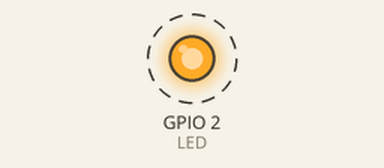
Recording of a sketch running on a simulated ESP32. Shown: output pins drawn as LEDs (lit = HIGH). Dashed ring = blinking. What the sketch prints to the serial monitor is not drawn.

Above: at 0.2 s.
Timing chart, 0 to 3.0 s (numbered marks = the images above):
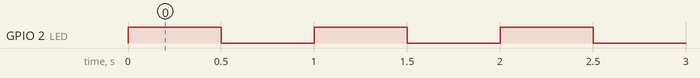

The sketch:

blink.ino
```cpp
// Step 1: Blink test for the ELEGOO ESP32 (classic ESP32-WROOM-32)
// Board: Tools > Board > esp32 > "ESP32 Dev Module"
// Most ESP32 dev boards have a blue LED on GPIO 2.

const int LED = 2;

void setup() {
  Serial.begin(115200);
  pinMode(LED, OUTPUT);
  Serial.println("ESP32 alive! Blinking...");
}

void loop() {
  digitalWrite(LED, HIGH);
  delay(500);
  digitalWrite(LED, LOW);
  delay(500);
}
```

Measured:
- by itself, GPIO 2 (LED): alternates HIGH for 0.50 s and LOW for 0.50 s
